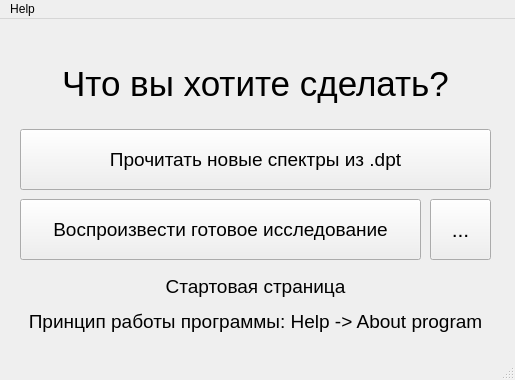
<?xml version="1.0" encoding="UTF-8"?>
<ui version="4.0">
 <class>MainWindow</class>
 <widget class="QMainWindow" name="MainWindow">
  <property name="geometry">
   <rect>
    <x>0</x>
    <y>0</y>
    <width>515</width>
    <height>380</height>
   </rect>
  </property>
  <property name="font">
   <font>
    <family>Arial</family>
   </font>
  </property>
  <property name="windowTitle">
   <string>MainWindow</string>
  </property>
  <widget class="QWidget" name="centralwidget">
   <widget class="QLabel" name="label">
    <property name="geometry">
     <rect>
      <x>20</x>
      <y>30</y>
      <width>471</width>
      <height>71</height>
     </rect>
    </property>
    <property name="font">
     <font>
      <family>Arial</family>
      <pointsize>26</pointsize>
     </font>
    </property>
    <property name="text">
     <string>&lt;html&gt;&lt;head/&gt;&lt;body&gt;&lt;p align=&quot;center&quot;&gt;Что вы хотите сделать?&lt;/p&gt;&lt;/body&gt;&lt;/html&gt;</string>
    </property>
   </widget>
   <widget class="QPushButton" name="button_csv">
    <property name="geometry">
     <rect>
      <x>20</x>
      <y>180</y>
      <width>401</width>
      <height>61</height>
     </rect>
    </property>
    <property name="font">
     <font>
      <family>Arial</family>
      <pointsize>14</pointsize>
     </font>
    </property>
    <property name="text">
     <string>Воспроизвести готовое исследование</string>
    </property>
   </widget>
   <widget class="QPushButton" name="button_dpt">
    <property name="geometry">
     <rect>
      <x>20</x>
      <y>110</y>
      <width>471</width>
      <height>61</height>
     </rect>
    </property>
    <property name="font">
     <font>
      <family>Arial</family>
      <pointsize>14</pointsize>
     </font>
    </property>
    <property name="text">
     <string>Прочитать новые спектры из .dpt</string>
    </property>
   </widget>
   <widget class="QToolButton" name="directory_csv">
    <property name="geometry">
     <rect>
      <x>430</x>
      <y>180</y>
      <width>61</width>
      <height>61</height>
     </rect>
    </property>
    <property name="font">
     <font>
      <family>Arial</family>
      <pointsize>16</pointsize>
     </font>
    </property>
    <property name="text">
     <string>...</string>
    </property>
   </widget>
   <widget class="QLabel" name="label_2">
    <property name="geometry">
     <rect>
      <x>20</x>
      <y>250</y>
      <width>471</width>
      <height>71</height>
     </rect>
    </property>
    <property name="font">
     <font>
      <family>Arial</family>
      <pointsize>14</pointsize>
     </font>
    </property>
    <property name="text">
     <string>&lt;html&gt;&lt;head/&gt;&lt;body&gt;&lt;p align=&quot;center&quot;&gt;Стартовая страница&lt;/p&gt;&lt;p align=&quot;center&quot;&gt;Принцип работы программы: Help -&amp;gt; About program&lt;/p&gt;&lt;/body&gt;&lt;/html&gt;</string>
    </property>
   </widget>
  </widget>
  <widget class="QMenuBar" name="menubar">
   <property name="geometry">
    <rect>
     <x>0</x>
     <y>0</y>
     <width>515</width>
     <height>21</height>
    </rect>
   </property>
   <widget class="QMenu" name="menuHelp">
    <property name="title">
     <string>Help</string>
    </property>
    <addaction name="action_about_program"/>
   </widget>
   <addaction name="menuHelp"/>
  </widget>
  <widget class="QStatusBar" name="statusbar"/>
  <action name="actionAbout_us">
   <property name="text">
    <string>About us</string>
   </property>
  </action>
  <action name="action_about_program">
   <property name="text">
    <string>About program</string>
   </property>
   <property name="font">
    <font>
     <family>Arial</family>
    </font>
   </property>
  </action>
 </widget>
 <resources/>
 <connections/>
</ui>
